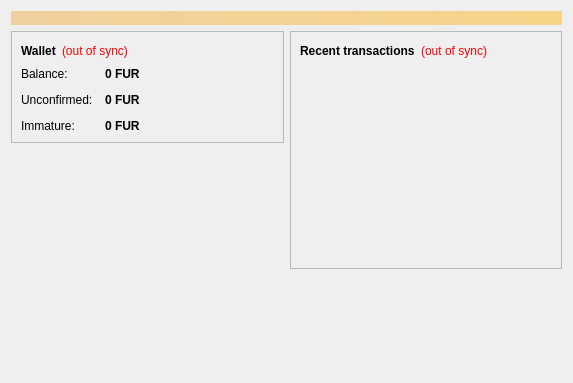
<?xml version="1.0" encoding="UTF-8"?>
<ui version="4.0">
 <class>OverviewPage</class>
 <widget class="QWidget" name="OverviewPage">
  <property name="geometry">
   <rect>
    <x>0</x>
    <y>0</y>
    <width>573</width>
    <height>383</height>
   </rect>
  </property>
  <property name="windowTitle">
   <string>Form</string>
  </property>
  <layout class="QVBoxLayout" name="topLayout">
   <item>
    <widget class="QLabel" name="labelAlerts">
     <property name="visible">
      <bool>false</bool>
     </property>
     <property name="styleSheet">
      <string notr="true">background-color: qlineargradient(x1: 0, y1: 0, x2: 1, y2: 0, stop:0 #F0D0A0, stop:1 #F8D488); color:#000000;</string>
     </property>
     <property name="wordWrap">
      <bool>true</bool>
     </property>
     <property name="margin">
      <number>3</number>
     </property>
    </widget>
   </item>
   <item>
    <layout class="QHBoxLayout" name="horizontalLayout" stretch="1,1">
     <item>
      <layout class="QVBoxLayout" name="verticalLayout_2">
       <item>
        <widget class="QFrame" name="frame">
         <property name="frameShape">
          <enum>QFrame::StyledPanel</enum>
         </property>
         <property name="frameShadow">
          <enum>QFrame::Raised</enum>
         </property>
         <layout class="QVBoxLayout" name="verticalLayout_4">
          <item>
           <layout class="QHBoxLayout" name="horizontalLayout_4">
            <item>
             <widget class="QLabel" name="label_5">
              <property name="font">
               <font>
                <weight>75</weight>
                <bold>true</bold>
               </font>
              </property>
              <property name="text">
               <string>Wallet</string>
              </property>
             </widget>
            </item>
            <item>
             <widget class="QLabel" name="labelWalletStatus">
              <property name="toolTip">
               <string>The displayed information may be out of date. Your wallet automatically synchronizes with the Furrycoin network after a connection is established, but this process has not completed yet.</string>
              </property>
              <property name="styleSheet">
               <string notr="true">QLabel { color: red; }</string>
              </property>
              <property name="text">
               <string notr="true">(out of sync)</string>
              </property>
              <property name="alignment">
               <set>Qt::AlignLeading|Qt::AlignLeft|Qt::AlignVCenter</set>
              </property>
             </widget>
            </item>
            <item>
             <spacer name="horizontalSpacer_2">
              <property name="orientation">
               <enum>Qt::Horizontal</enum>
              </property>
              <property name="sizeHint" stdset="0">
               <size>
                <width>40</width>
                <height>20</height>
               </size>
              </property>
             </spacer>
            </item>
           </layout>
          </item>
          <item>
           <layout class="QFormLayout" name="formLayout_2">
            <property name="fieldGrowthPolicy">
             <enum>QFormLayout::AllNonFixedFieldsGrow</enum>
            </property>
            <property name="horizontalSpacing">
             <number>12</number>
            </property>
            <property name="verticalSpacing">
             <number>12</number>
            </property>
            <item row="0" column="0">
             <widget class="QLabel" name="label">
              <property name="text">
               <string>Balance:</string>
              </property>
             </widget>
            </item>
            <item row="0" column="1">
             <widget class="QLabel" name="labelBalance">
              <property name="font">
               <font>
                <weight>75</weight>
                <bold>true</bold>
               </font>
              </property>
              <property name="cursor">
               <cursorShape>IBeamCursor</cursorShape>
              </property>
              <property name="toolTip">
               <string>Your current balance</string>
              </property>
              <property name="text">
               <string notr="true">0 FUR</string>
              </property>
              <property name="textInteractionFlags">
               <set>Qt::LinksAccessibleByMouse|Qt::TextSelectableByKeyboard|Qt::TextSelectableByMouse</set>
              </property>
             </widget>
            </item>
            <item row="1" column="0">
             <widget class="QLabel" name="label_3">
              <property name="text">
               <string>Unconfirmed:</string>
              </property>
             </widget>
            </item>
            <item row="1" column="1">
             <widget class="QLabel" name="labelUnconfirmed">
              <property name="font">
               <font>
                <weight>75</weight>
                <bold>true</bold>
               </font>
              </property>
              <property name="cursor">
               <cursorShape>IBeamCursor</cursorShape>
              </property>
              <property name="toolTip">
               <string>Total of transactions that have yet to be confirmed, and do not yet count toward the current balance</string>
              </property>
              <property name="text">
               <string notr="true">0 FUR</string>
              </property>
              <property name="textInteractionFlags">
               <set>Qt::LinksAccessibleByMouse|Qt::TextSelectableByKeyboard|Qt::TextSelectableByMouse</set>
              </property>
             </widget>
            </item>
            <item row="2" column="0">
             <widget class="QLabel" name="labelImmatureText">
              <property name="text">
               <string>Immature:</string>
              </property>
             </widget>
            </item>
            <item row="2" column="1">
             <widget class="QLabel" name="labelImmature">
              <property name="font">
               <font>
                <weight>75</weight>
                <bold>true</bold>
               </font>
              </property>
              <property name="toolTip">
               <string>Mined balance that has not yet matured</string>
              </property>
              <property name="text">
               <string notr="true">0 FUR</string>
              </property>
              <property name="textInteractionFlags">
               <set>Qt::LinksAccessibleByMouse|Qt::TextSelectableByKeyboard|Qt::TextSelectableByMouse</set>
              </property>
             </widget>
            </item>
           </layout>
          </item>
         </layout>
        </widget>
       </item>
       <item>
        <spacer name="verticalSpacer_3">
         <property name="orientation">
          <enum>Qt::Vertical</enum>
         </property>
         <property name="sizeHint" stdset="0">
          <size>
           <width>20</width>
           <height>40</height>
          </size>
         </property>
        </spacer>
       </item>
       <item>
        <widget class="QLabel" name="label_2">
         <property name="text">
          <string/>
         </property>
         <property name="pixmap">
          <pixmap resource="../bitcoin.qrc">:/images/wallet</pixmap>
         </property>
         <property name="alignment">
          <set>Qt::AlignCenter</set>
         </property>
        </widget>
       </item>
       <item>
        <spacer name="verticalSpacer">
         <property name="orientation">
          <enum>Qt::Vertical</enum>
         </property>
         <property name="sizeHint" stdset="0">
          <size>
           <width>20</width>
           <height>40</height>
          </size>
         </property>
        </spacer>
       </item>
      </layout>
     </item>
     <item>
      <layout class="QVBoxLayout" name="verticalLayout_3">
       <item>
        <widget class="QFrame" name="frame_2">
         <property name="frameShape">
          <enum>QFrame::StyledPanel</enum>
         </property>
         <property name="frameShadow">
          <enum>QFrame::Raised</enum>
         </property>
         <layout class="QVBoxLayout" name="verticalLayout">
          <item>
           <layout class="QHBoxLayout" name="horizontalLayout_2">
            <item>
             <widget class="QLabel" name="label_4">
              <property name="text">
               <string>&lt;b&gt;Recent transactions&lt;/b&gt;</string>
              </property>
             </widget>
            </item>
            <item>
             <widget class="QLabel" name="labelTransactionsStatus">
              <property name="toolTip">
               <string>The displayed information may be out of date. Your wallet automatically synchronizes with the Furrycoin network after a connection is established, but this process has not completed yet.</string>
              </property>
              <property name="styleSheet">
               <string notr="true">QLabel { color: red; }</string>
              </property>
              <property name="text">
               <string notr="true">(out of sync)</string>
              </property>
              <property name="alignment">
               <set>Qt::AlignRight|Qt::AlignTrailing|Qt::AlignVCenter</set>
              </property>
             </widget>
            </item>
            <item>
             <spacer name="horizontalSpacer">
              <property name="orientation">
               <enum>Qt::Horizontal</enum>
              </property>
              <property name="sizeHint" stdset="0">
               <size>
                <width>40</width>
                <height>20</height>
               </size>
              </property>
             </spacer>
            </item>
           </layout>
          </item>
          <item>
           <widget class="QListView" name="listTransactions">
            <property name="styleSheet">
             <string notr="true">QListView { background: transparent; }</string>
            </property>
            <property name="frameShape">
             <enum>QFrame::NoFrame</enum>
            </property>
            <property name="verticalScrollBarPolicy">
             <enum>Qt::ScrollBarAlwaysOff</enum>
            </property>
            <property name="horizontalScrollBarPolicy">
             <enum>Qt::ScrollBarAlwaysOff</enum>
            </property>
            <property name="selectionMode">
             <enum>QAbstractItemView::NoSelection</enum>
            </property>
           </widget>
          </item>
         </layout>
        </widget>
       </item>
       <item>
        <spacer name="verticalSpacer_2">
         <property name="orientation">
          <enum>Qt::Vertical</enum>
         </property>
         <property name="sizeHint" stdset="0">
          <size>
           <width>20</width>
           <height>40</height>
          </size>
         </property>
        </spacer>
       </item>
      </layout>
     </item>
    </layout>
   </item>
  </layout>
 </widget>
 <resources>
  <include location="../bitcoin.qrc"/>
 </resources>
 <connections/>
</ui>
